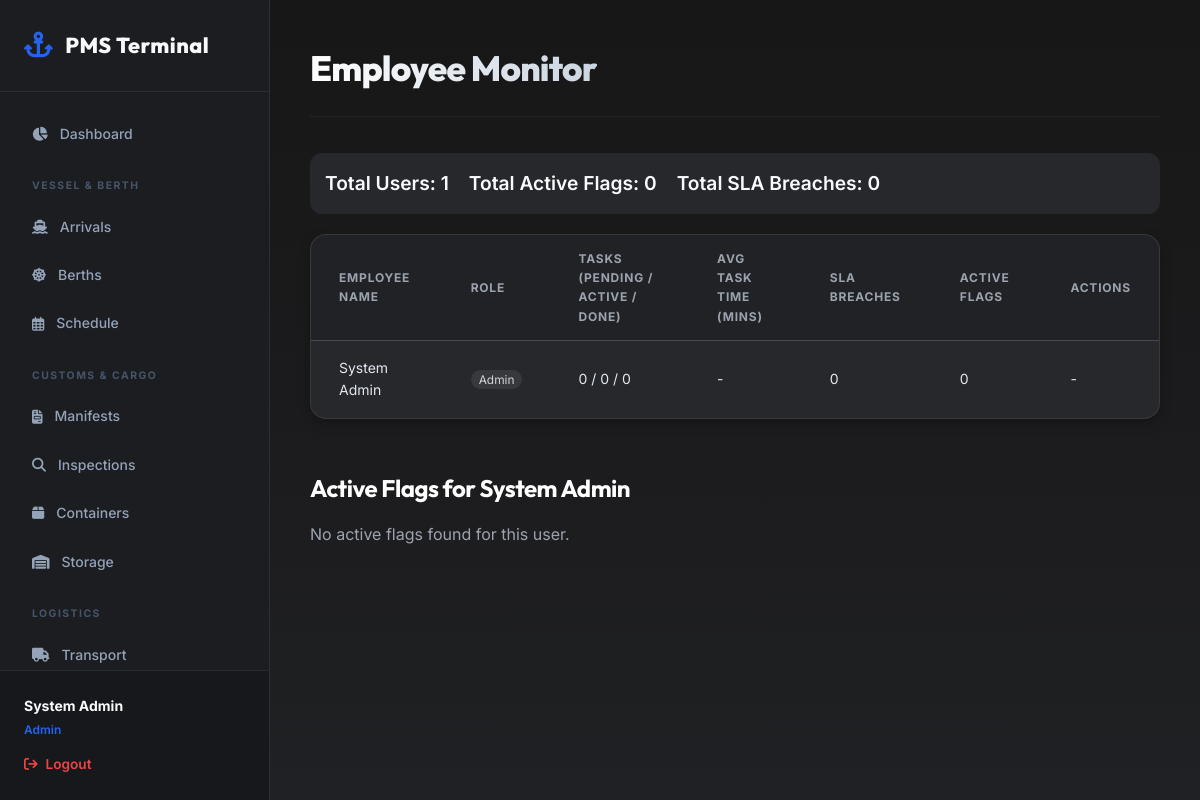
The page /modules/admin/employee_monitor.php?user_id=1 (signed in) on the database its author committed.
### tables this page shows
CREATE TABLE IF NOT EXISTS users (
    id            INT PRIMARY KEY AUTO_INCREMENT,
    name          VARCHAR(100) NOT NULL,
    email         VARCHAR(150) NOT NULL UNIQUE,
    password_hash VARCHAR(255) NOT NULL,
    role_id       INT NOT NULL,
    company_id    INT NULL,
    status        ENUM('active','inactive') DEFAULT 'active',
    created_at    DATETIME DEFAULT CURRENT_TIMESTAMP,
    FOREIGN KEY (role_id) REFERENCES roles(id),
    FOREIGN KEY (company_id) REFERENCES companies(id) ON DELETE SET NULL
);

### modules/admin/employee_monitor.php (the view, shortened to what this page needs)
<?php
require_once '../../config/db.php';
$stmt = $pdo->query("SELECT * FROM vw_employee_task_summary ORDER BY active_flags DESC, sla_breaches DESC, employee_name ASC");
$summaries = $stmt->fetchAll(PDO::FETCH_ASSOC);
$total_users = count($summaries);
$total_active_flags = array_sum(array_column($summaries, 'active_flags'));
$total_sla_breaches = array_sum(array_column($summaries, 'sla_breaches'));
$selected_user_id = $_GET['user_id'] ?? 0;
$user_flags = [];
$selected_user_name = '';
if ($selected_user_id) {
    $stmt = $pdo->prepare("SELECT name FROM users WHERE id = :uid");
    $stmt->execute([':uid' => $selected_user_id]);
    $u = $stmt->fetch();
    if ($u) {
        $selected_user_name = $u['name'];
        $stmt = $pdo->prepare("SELECT * FROM employee_flags WHERE user_id = :uid AND resolved_at IS NULL ORDER BY flagged_at DESC");
        $stmt->execute([':uid' => $selected_user_id]);
        $user_flags = $stmt->fetchAll(PDO::FETCH_ASSOC);
    }
}
?>
<!DOCTYPE html>
<html lang="en">
<head>
    <link rel="stylesheet" href="<?= BASE_URL ?>/assets/css/main.css">
    <link rel="stylesheet" href="https://cdnjs.cloudflare.com/ajax/libs/font-awesome/6.4.0/css/all.min.css">
</head>
<body>
    <?php include __DIR__ . '/../../includes/nav.php'; ?>
    <main class="main-content">
        <header class="page-header">
            <h1 class="page-title">Employee Monitor</h1>
        </header>
        <div class="summary-bar">
            <div class="summary-stat">Total Users: <?= htmlspecialchars($total_users) ?></div>
            <div class="summary-stat">Total Active Flags: <?= htmlspecialchars($total_active_flags) ?></div>
            <div class="summary-stat">Total SLA Breaches: <?= htmlspecialchars($total_sla_breaches) ?></div>
        </div>
        <div class="table-container">
            <table>
                <thead>
                    <tr>
                        <th>Employee Name</th>
                        <th>Role</th>
                        <th>Tasks (Pending / Active / Done)</th>
                        <th>Avg Task Time (mins)</th>
                        <th>SLA Breaches</th>
                        <th>Active Flags</th>
                        <th>Actions</th>
                    </tr>
                </thead>
                <tbody>
                    <?php foreach ($summaries as $row): ?>
                        <tr>
                            <td>
                                <?php if ($row['active_flags'] > 0): ?>
                                    <span class="badge-danger"><?= htmlspecialchars($row['employee_name']) ?></span>
                                <?php else: ?>
                                    <?= htmlspecialchars($row['employee_name']) ?>
                                <?php endif; ?>
                            </td>
                            <td><span style="background: rgba(255,255,255,0.08); color: var(--text-secondary); padding: 2px 8px; border-radius: 12px; font-size: 0.85em;"><?= htmlspecialchars($row['role_label']) ?></span></td>
                            <td>
                                <?= (int)$row['tasks_pending'] ?> /
                                <?= (int)$row['tasks_active'] ?> /
                                <?= (int)$row['tasks_done'] ?>
                            </td>
                            <td><?= htmlspecialchars($row['avg_task_minutes'] ?? '-') ?></td>
                            <td class="<?= $row['sla_breaches'] > 0 ? 'cell-amber' : '' ?>">
                                <?= (int)$row['sla_breaches'] ?>
                            </td>
                            <td><?= (int)$row['active_flags'] ?></td>
                            <td>
                                <?php if ($row['active_flags'] > 0): ?>
                                    <a href="?user_id=<?= urlencode($row['user_id']) ?>" class="btn btn-secondary btn-sm">View Flags</a>
                                <?php else: ?>
                                    -
                                <?php endif; ?>
                            </td>
                        </tr>
                    <?php endforeach; ?>
                </tbody>
            </table>
        </div>
        <?php if ($selected_user_id && $selected_user_name): ?>
            <div class="flag-panel">
                <h2 style="margin-bottom: 15px;">Active Flags for <?= htmlspecialchars($selected_user_name) ?></h2>
                <?php if (empty($user_flags)): ?>
                    <p style="color: var(--text-muted);">No active flags found for this user.</p>
                <?php endif; ?>
            </div>
        <?php endif; ?>
    </main>
</body>
</html>

### assets/css/main.css (style rules this page uses)
:root { --bg-gradient: linear-gradient( 180deg, #171717 0%, #1b1b1d 50%, #202124 100% ); --primary: #202124; --surface: #26282c; --surface-hover: #2d3035; --surface-elevated: #32353b; --panel-bg: #26282c; --panel-bg-secondary: #2d3035; --panel-border: rgba(255,255,255,0.08); --accent: #2563eb; --accent-hover: #3b82f6; --accent-light: rgba(37,99,235,0.12); --accent-glow: rgba(37,99,235,0.18); --text-main: #f8fafc; --text-secondary: #d1d5db; --text-muted: #9ca3af; --text-disabled: #6b7280; --input-bg: #1f2125; --input-bg-focus: #25282d; --input-border: #3f444d; --input-placeholder: #8b93a1; --border-light: rgba(255,255,255,0.05); --border-medium: rgba(255,255,255,0.08); --border-strong: rgba(255,255,255,0.12); --success: #22c55e; --success-bg: rgba(34,197,94,0.12); --warning: #f59e0b; --warning-bg: rgba(245,158,11,0.12); --danger: #ef4444; --danger-bg: rgba(239,68,68,0.12); --info: #3b82f6; --info-bg: rgba(59,130,246,0.12); --radius-sm: 8px; --radius-md: 12px; --radius-lg: 16px; --shadow-sm: 0 1px 2px rgba(0,0,0,0.25); --shadow-md: 0 4px 12px rgba(0,0,0,0.25); --shadow-lg: 0 12px 30px rgba(0,0,0,0.35); --transition: all .2s ease; }
* { margin: 0; padding: 0; box-sizing: border-box; }
body { font-family: 'Inter', sans-serif; background: var(--bg-gradient); color: var(--text-main); line-height: 1.6; display: flex; min-height: 100vh; overflow-x: hidden; }
h1, h2, h3, h4, h5, h6 { font-family: 'Outfit', sans-serif; color: #ffffff; font-weight: 700; letter-spacing: -0.5px; }
.main-content { flex: 1; padding: 40px; overflow-y: auto; max-height: 100vh; }
.page-header { display: flex; justify-content: space-between; align-items: center; margin-bottom: 36px; border-bottom: 1px solid var(--border-light); padding-bottom: 20px; }
.page-title { font-size: 2.2rem; font-weight: 800; letter-spacing: -0.8px; background: linear-gradient(to right, #ffffff 0%, #cbd5e1 100%); -webkit-background-clip: text; -webkit-text-fill-color: transparent; }
.table-container { background: var(--panel-bg); border: 1px solid var(--panel-border); border-radius: var(--radius-lg); overflow: hidden; box-shadow: var(--shadow-md); }
table { width: 100%; border-collapse: collapse; text-align: left; }
th { background: rgba(0, 0, 0, 0.15); color: var(--text-muted); font-size: 0.75rem; font-weight: 700; text-transform: uppercase; letter-spacing: 0.8px; padding: 14px 28px; border-bottom: 1px solid var(--panel-border); }
td { padding: 16px 28px; border-bottom: 1px solid var(--border-light); color: #e2e8f0; font-size: 0.875rem; }
tbody tr { transition: var(--transition); }
tbody tr:last-child td { border-bottom: none; }

### modules/admin/employee_monitor.php (style rules this page uses)
.summary-bar { display: flex; gap: 20px; margin-bottom: 20px; padding: 15px; background: var(--surface); border-radius: var(--radius-md); border: 1px solid var(--border); }
.summary-stat { font-size: 1.2rem; font-weight: 600; color: var(--text-primary); }
.flag-panel { margin-top: 30px; border-top: 1px solid var(--border); padding-top: 20px; }

### rows shown on the page
users: employee_name "System Admin", role_label "Admin", tasks_pending "0", tasks_active "0", tasks_done "0", avg_task_minutes "-", sla_breaches "0", active_flags "0", name "System Admin"

### other values the page prints
$user_name "System Admin"
str_replace('_', ' ', $user_role) "Admin"
$total_users "1"
$total_active_flags "0"
$total_sla_breaches "0"
